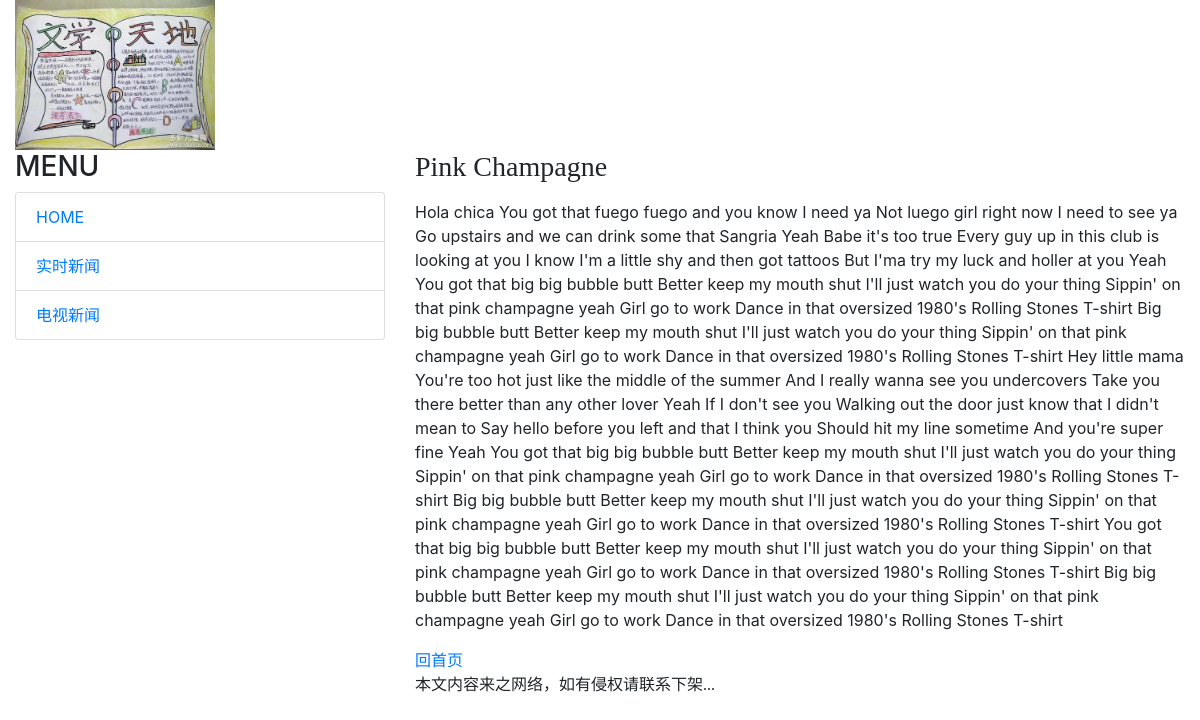
/post/NickLopez, run on the app's committed database.
### mainsite/models.py (models this page shows)
class Post(models.Model):
    title = models.CharField(max_length=200)
    slug = models.CharField(max_length=200)
    body = models.TextField()
    pub_date = models.DateTimeField(default=timezone.now)
    class Meta:
        ordering = ('-pub_date',)
    def __str__(self):
        return self.title

### mainsite/views.py (the view)
# urls.py: url(r'^post/(\w+)$', v.showpost),
def showpost(request, slug):
    template = get_template('post.html')
    try:
        post = Post.objects.get(slug=slug)
        print(post)
        if post != None:
            html = template.render(locals())
            return HttpResponse(html)
    except Exception as e:
        print(e)
        return redirect('/')

### templates/post.html (shortened to what this page needs)
{% extends 'base.html' %}
{% load markdown_deux_tags %}
{% block headmessage %}
    <h3 style="font-family: 微软雅黑;">{{post.title}}</h3>
{% endblock %}
{% block content %}
    <p style="font-family: 微软雅黑; font-size: 12pt; letter-spacing: 2pt;">
        {{post.body | markdown}}
    </p>
<a style="font-family: 微软雅黑;" href="/">回首页</a>
{% endblock %}

### data on the page
Post: title "Pink Champagne", body "Hola chica You got that fuego fuego and you know I need ya Not luego girl right now I need to see ya Go upstairs and we can drink some that Sangria Yeah Babe it's too true Every guy up in this club is looking at you I know I'm a little shy and then got tattoos But I'ma try my luck and holler at you Yeah You got that big big bubble butt Better keep my mouth shut I'll just watch you do your thing Sippin' on that pink champagne yeah Girl go to work Dance in that oversized 1980's Rolling Stones T-shirt Big big bubble butt Better keep my mouth shut I'll just watch you do your thing Sippin' on that pink champagne yeah Girl go to work Dance in that oversized 1980's Rolling Stones T-shirt Hey…"
